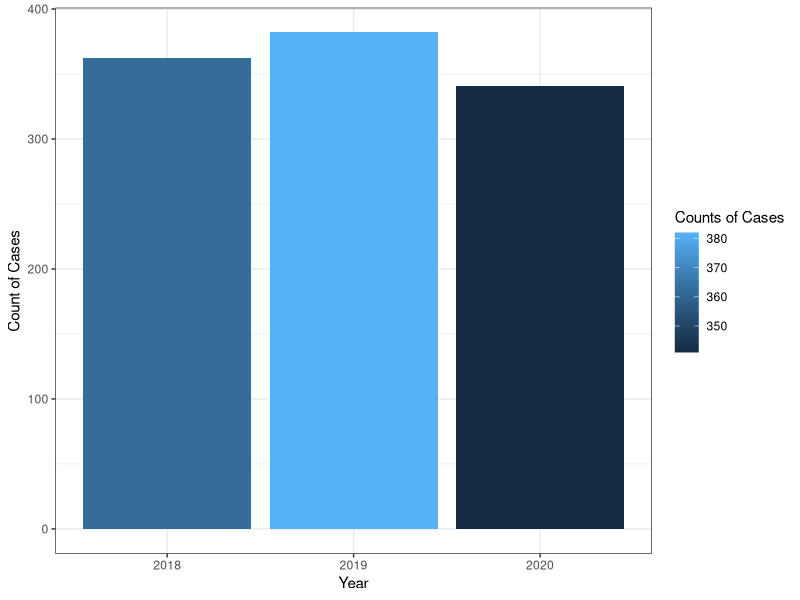
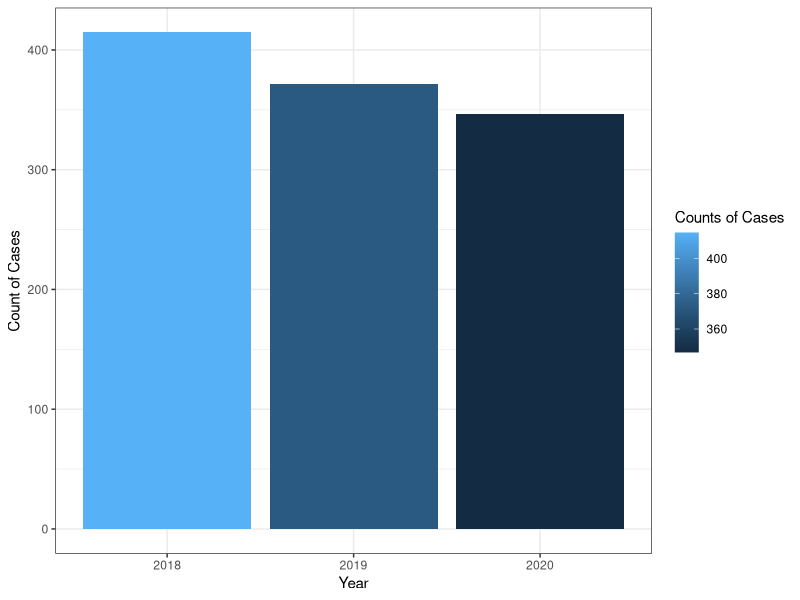
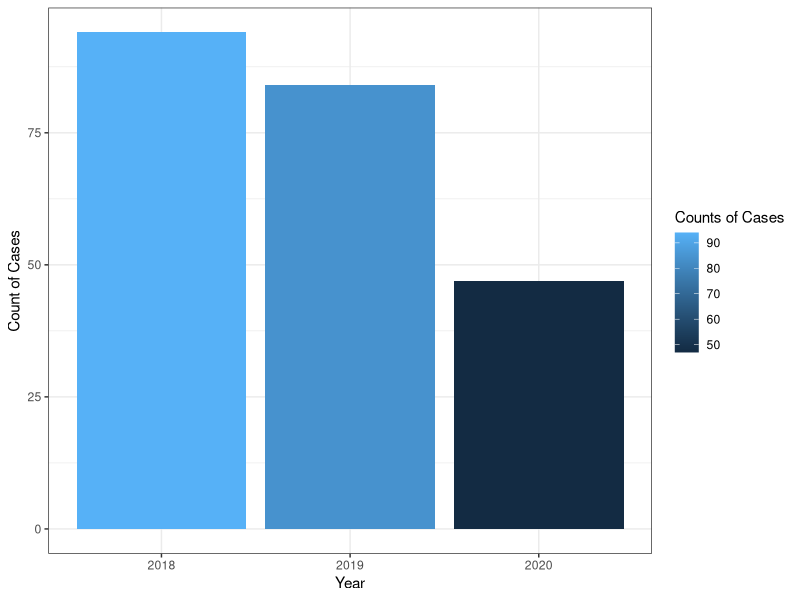
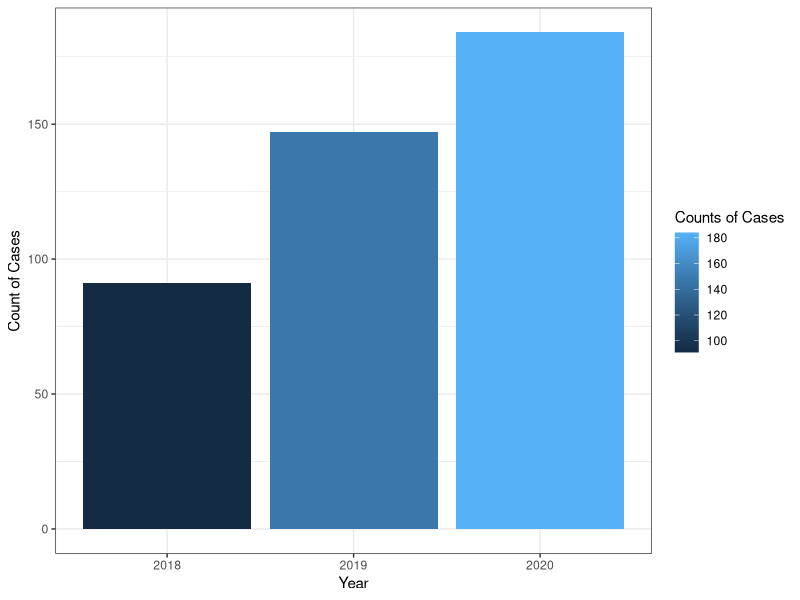
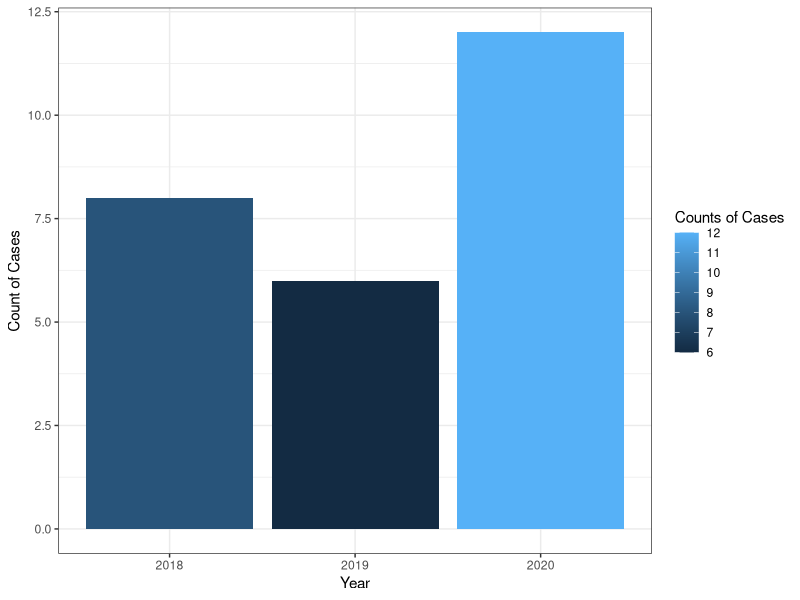
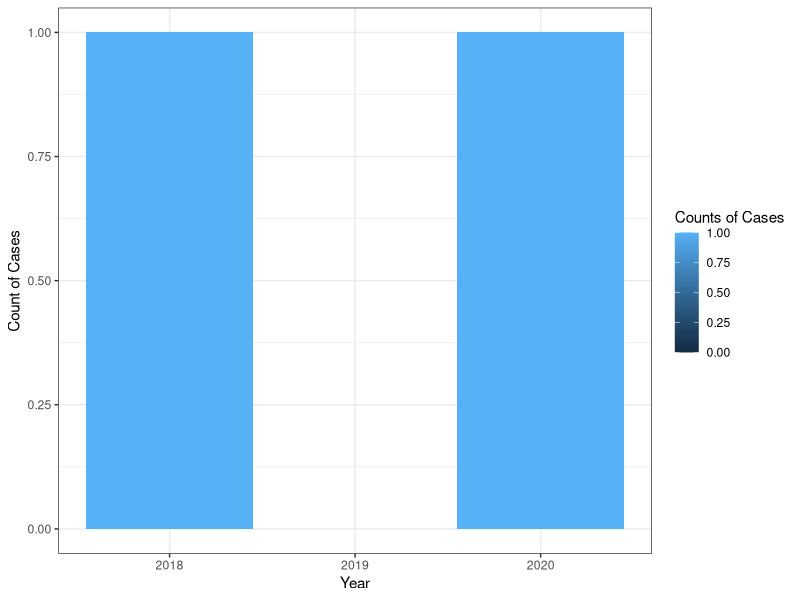

These figures' R source, in order:
## ---- chunk 1

#create a dataframe
df <- read.csv("neighbourhood_crime_rates.csv")

#install.packages("dplyr")
#Clean the dataset
library(dplyr)
df1 <- df %>% filter( Neighbourhood == "York University Heights")
df2<-df1[1,10:12]
df3<-t(df2)
colnames(df3)<- c("Assault")
neighborhood<-c(df1$Neighbourhood)
df4<-cbind(df3,neighborhood)
df4<-as.data.frame(df4)


#df4$Count=as.numeric(df4$Count)
df4$year<-c(2018,2019,2020)
df4$BnE=c(df1$BreakAndEnter_Rate2018,df1$BreakAndEnter_Rate2019,df1$BreakAndEnter_Rate2020)
df4$Auto_Theft=c(df1$AutoTheft_2018, df1$AutoTheft_2019,df1$AutoTheft_2020)
df4$Robbery=c(df1$Robbery_2018,df1$Robbery_2019,df1$Robbery_2020)
df4$Shooting=c(df1$Shootings_2018, df1$Shootings_2019, df1$Shootings_2020)
df4$Homicide=c(df1$Homicide_2018, df1$Homicide_2019, df1$Homicide_2020)
df4$Assault <- as.integer(df4$Assault) 
df4$year<- as.character(df4$year)

print(df4)

## ---- chunk 2

#Assaults
library(ggplot2)
theme_bw <- 
  options(repr.plot.width=15, repr.plot.height=6)
  ggplot(data = subset(df4,!is.na(Assault)),  aes(x = year, y = Assault, main="Child-Care Usage", fill = Assault)) + labs(fill = "Counts of Cases") +
         geom_bar(stat = "identity") + 
         scale_y_continuous(name="Count of Cases") + 
         scale_x_discrete(name="Year") +
         theme_bw()
  
## ---- chunk 3

#Break and enter

theme_bw <- 
  options(repr.plot.width=15, repr.plot.height=6)
  ggplot(data = subset(df4,!is.na(BnE)),  aes(x = year, y = BnE,  fill = BnE)) + labs(fill = "Counts of Cases") +
         geom_bar(stat = "identity") + 
         scale_y_continuous(name="Count of Cases") + 
         scale_x_discrete(name="Year") +
         theme_bw()
## ---- chunk 4

theme_bw <- 
  options(repr.plot.width=15, repr.plot.height=6)
  ggplot(data = subset(df4,!is.na(Robbery)),  aes(x = year, y = Robbery,  fill = Robbery)) + labs(fill = "Counts of Cases") +
         geom_bar(stat = "identity") + 
         scale_y_continuous(name="Count of Cases") + 
         scale_x_discrete(name="Year") +
         theme_bw()
## ---- chunk 5

#Auto theft

theme_bw <- 
  options(repr.plot.width=15, repr.plot.height=6)
  ggplot(data = subset(df4,!is.na(Auto_Theft)),  aes(x = year, y = Auto_Theft,  fill = Auto_Theft)) + labs(fill = "Counts of Cases") +
         geom_bar(stat = "identity") + 
         scale_y_continuous(name="Count of Cases") + 
         scale_x_discrete(name="Year") +
         theme_bw()
## ---- chunk 6

theme_bw <- 
  options(repr.plot.width=15, repr.plot.height=6)
  ggplot(data = subset(df4,!is.na(Shooting)),  aes(x = year, y = Shooting, main="Child-Care Usage", fill = Shooting)) + labs(fill = "Counts of Cases") +
         geom_bar(stat = "identity") + 
         scale_y_continuous(name="Count of Cases") + 
         scale_x_discrete(name="Year") +
         theme_bw()
## ---- chunk 7

theme_bw <- 
  options(repr.plot.width=15, repr.plot.height=6)
  ggplot(data = subset(df4,!is.na(Homicide)),  aes(x = year, y = Homicide, main="Child-Care Usage", fill = Homicide)) + labs(fill = "Counts of Cases") +
         geom_bar(stat = "identity") + 
         scale_y_continuous(name="Count of Cases") + 
         scale_x_discrete(name="Year") +
         theme_bw()
## ---- chunk 8
df5 = df4
df5$year<- as.integer(df5$year)
#model for assault

moda <- lm(Assault ~ year, data = df5)
summary(moda)

modb <- lm(BnE ~ year, data = df5)
summary(modb)

modr <- lm(Robbery ~ year, data = df5)
summary(modr)

mods <- lm(Shooting ~ year, data = df5)
summary(mods)


